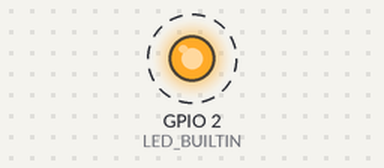
Bench run of a sketch on a simulated ESP32. Shown: output pins drawn as LEDs (lit = HIGH). Dashed ring = blinking.

Above: at 0.5 s.
Timing chart, 0 to 4.6 s (numbered marks = the images above):
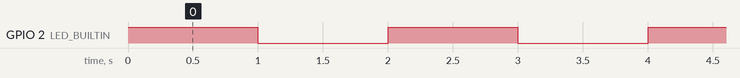

The sketch:

light-sleep.ino
```cpp
#include <Arduino.h>

void setup()
{
  pinMode(LED_BUILTIN, OUTPUT);
}

void loop()
{
  digitalWrite(LED_BUILTIN, HIGH);
  esp_sleep_enable_timer_wakeup(10000000);
  esp_light_sleep_start();
  digitalWrite(LED_BUILTIN, LOW);
  esp_sleep_enable_timer_wakeup(10000000);
  esp_light_sleep_start();
}
```

Measured:
- by itself, GPIO 2 (LED_BUILTIN): alternates HIGH for 1.0 s and LOW for 1.0 s
